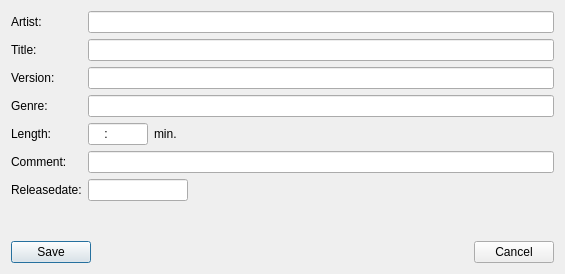
<?xml version="1.0" encoding="UTF-8"?>
<ui version="4.0">
 <class>SearchlistTrackDialogClass</class>
 <widget class="QDialog" name="SearchlistTrackDialogClass">
  <property name="geometry">
   <rect>
    <x>0</x>
    <y>0</y>
    <width>565</width>
    <height>274</height>
   </rect>
  </property>
  <property name="windowTitle">
   <string>Searchlist Edit</string>
  </property>
  <property name="windowIcon">
   <iconset resource="../resources.qrc">
    <normaloff>:/icons/resources/edit.png</normaloff>:/icons/resources/edit.png</iconset>
  </property>
  <layout class="QVBoxLayout" name="verticalLayout">
   <item>
    <layout class="QFormLayout" name="formLayout">
     <item row="0" column="0">
      <widget class="QLabel" name="label">
       <property name="text">
        <string>Artist:</string>
       </property>
      </widget>
     </item>
     <item row="1" column="0">
      <widget class="QLabel" name="label_2">
       <property name="text">
        <string>Title:</string>
       </property>
      </widget>
     </item>
     <item row="2" column="0">
      <widget class="QLabel" name="label_3">
       <property name="text">
        <string>Version:</string>
       </property>
      </widget>
     </item>
     <item row="0" column="1">
      <widget class="QLineEdit" name="artistEdit"/>
     </item>
     <item row="1" column="1">
      <widget class="QLineEdit" name="titleEdit"/>
     </item>
     <item row="2" column="1">
      <widget class="QLineEdit" name="versionEdit"/>
     </item>
     <item row="3" column="0">
      <widget class="QLabel" name="label_4">
       <property name="text">
        <string>Genre:</string>
       </property>
      </widget>
     </item>
     <item row="3" column="1">
      <widget class="QLineEdit" name="genreEdit"/>
     </item>
     <item row="4" column="0">
      <widget class="QLabel" name="label_5">
       <property name="text">
        <string>Length:</string>
       </property>
      </widget>
     </item>
     <item row="4" column="1">
      <layout class="QHBoxLayout" name="horizontalLayout_2">
       <item>
        <widget class="QLineEdit" name="lengthEdit">
         <property name="maximumSize">
          <size>
           <width>60</width>
           <height>16777215</height>
          </size>
         </property>
         <property name="inputMask">
          <string notr="true">0009:99; </string>
         </property>
         <property name="text">
          <string notr="true">:</string>
         </property>
        </widget>
       </item>
       <item>
        <widget class="QLabel" name="label_6">
         <property name="text">
          <string>min.</string>
         </property>
        </widget>
       </item>
       <item>
        <spacer name="horizontalSpacer_2">
         <property name="orientation">
          <enum>Qt::Horizontal</enum>
         </property>
         <property name="sizeHint" stdset="0">
          <size>
           <width>40</width>
           <height>20</height>
          </size>
         </property>
        </spacer>
       </item>
      </layout>
     </item>
     <item row="5" column="0">
      <widget class="QLabel" name="label_7">
       <property name="text">
        <string>Comment:</string>
       </property>
      </widget>
     </item>
     <item row="5" column="1">
      <widget class="QLineEdit" name="commentEdit"/>
     </item>
     <item row="6" column="0">
      <widget class="QLabel" name="label_8">
       <property name="text">
        <string>Releasedate:</string>
       </property>
      </widget>
     </item>
     <item row="6" column="1">
      <layout class="QHBoxLayout" name="horizontalLayout_3">
       <item>
        <widget class="QLineEdit" name="releaseDateEdit">
         <property name="sizePolicy">
          <sizepolicy hsizetype="Fixed" vsizetype="Fixed">
           <horstretch>0</horstretch>
           <verstretch>0</verstretch>
          </sizepolicy>
         </property>
         <property name="minimumSize">
          <size>
           <width>100</width>
           <height>0</height>
          </size>
         </property>
         <property name="maximumSize">
          <size>
           <width>100</width>
           <height>16777215</height>
          </size>
         </property>
        </widget>
       </item>
       <item>
        <spacer name="horizontalSpacer_3">
         <property name="orientation">
          <enum>Qt::Horizontal</enum>
         </property>
         <property name="sizeHint" stdset="0">
          <size>
           <width>40</width>
           <height>20</height>
          </size>
         </property>
        </spacer>
       </item>
      </layout>
     </item>
    </layout>
   </item>
   <item>
    <spacer name="verticalSpacer">
     <property name="orientation">
      <enum>Qt::Vertical</enum>
     </property>
     <property name="sizeHint" stdset="0">
      <size>
       <width>20</width>
       <height>40</height>
      </size>
     </property>
    </spacer>
   </item>
   <item>
    <layout class="QHBoxLayout" name="horizontalLayout">
     <item>
      <widget class="QPushButton" name="saveButton">
       <property name="text">
        <string>Save</string>
       </property>
       <property name="icon">
        <iconset resource="../resources.qrc">
         <normaloff>:/icons/resources/filesave.png</normaloff>:/icons/resources/filesave.png</iconset>
       </property>
       <property name="iconSize">
        <size>
         <width>16</width>
         <height>16</height>
        </size>
       </property>
      </widget>
     </item>
     <item>
      <spacer name="horizontalSpacer">
       <property name="orientation">
        <enum>Qt::Horizontal</enum>
       </property>
       <property name="sizeHint" stdset="0">
        <size>
         <width>40</width>
         <height>20</height>
        </size>
       </property>
      </spacer>
     </item>
     <item>
      <widget class="QPushButton" name="cancelButton">
       <property name="text">
        <string>Cancel</string>
       </property>
       <property name="icon">
        <iconset resource="../resources.qrc">
         <normaloff>:/icons/resources/cancel.png</normaloff>:/icons/resources/cancel.png</iconset>
       </property>
       <property name="iconSize">
        <size>
         <width>16</width>
         <height>16</height>
        </size>
       </property>
      </widget>
     </item>
    </layout>
   </item>
  </layout>
 </widget>
 <tabstops>
  <tabstop>artistEdit</tabstop>
  <tabstop>titleEdit</tabstop>
  <tabstop>versionEdit</tabstop>
  <tabstop>genreEdit</tabstop>
  <tabstop>lengthEdit</tabstop>
  <tabstop>commentEdit</tabstop>
  <tabstop>saveButton</tabstop>
  <tabstop>cancelButton</tabstop>
 </tabstops>
 <resources>
  <include location="../resources.qrc"/>
 </resources>
 <connections/>
</ui>
